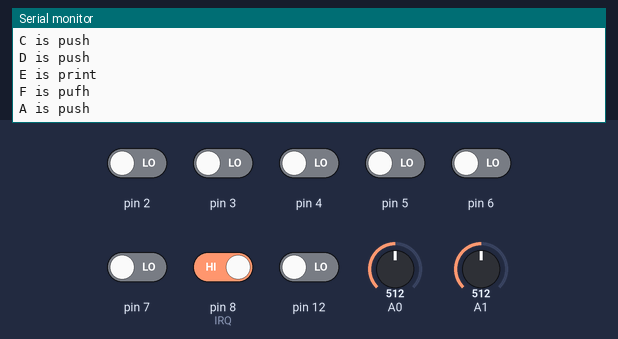
Recording of a sketch running on a simulated Arduino Uno, built with avr-gcc and run on an emulated ATmega328P. On the bench: the last lines printed to the serial monitor. The test bench sets the inputs (shaded band); at power-on: pin 8 (IRQ) HIGH, pin 2–7, pin 12 LOW, A0 = 512, A1 = 512.

Above: at 1.2 s.
1.3 s: A0 set to 637
4.3 s: A0 set to 659
At 5.2 s:
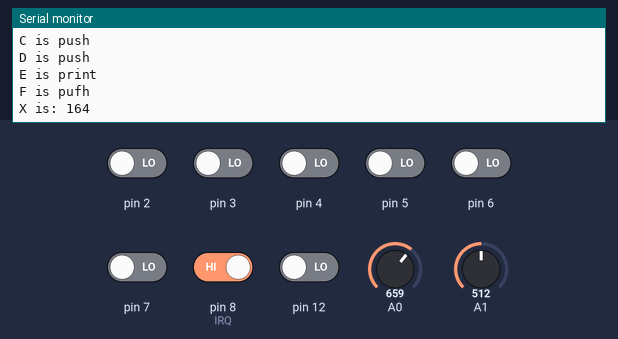
5.9 s: A1 set to 636
At 6.7 s:
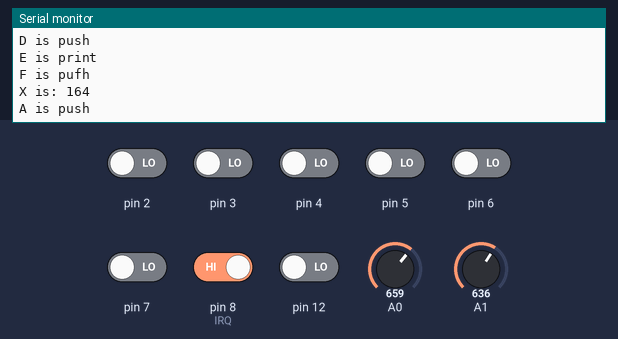
7.4 s: A1 set to 651
At 8.2 s:
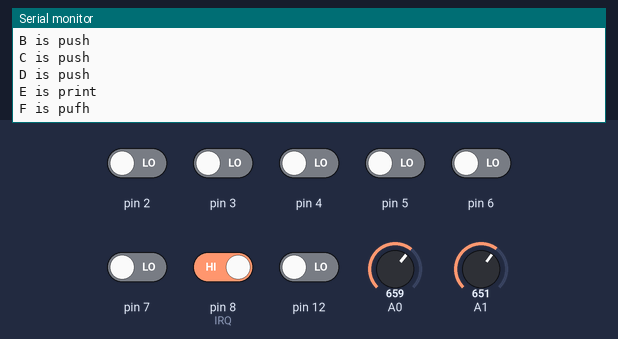

The sketch:

transmit.ino
```cpp
//*******预定义指令********
#define READ_REG 0x00
#define WRITE_REG 0x20
#define RD_RX_PLOAD 0x61
#define WR_TX_PLOAD 0xA0
#define FLUSH_TX 0xE1
#define FLUSH_RX 0xE2
#define REUSE_TX_PL 0xE3
#define NOP 0xFF
//*********中断标志位**********
#define RX_DR 0x40
#define TX_DS 0x20
#define MAX_RT 0x10
//########寄存器地址***********
#define CONFIG 0x00
#define EN_AA 0x01
#define EN_RXADDR 0x02
#define SETUP_AW 0x03
#define SETUP_RETR 0x04
#define RF_CH 0x05
#define RF_SETUP 0x06
#define STATUS 0x07
#define OBSERVE_TX 0x08
#define CD 0x09
#define RX_ADDR_P0 0x0A
#define RX_ADDR_P1 0x0B
#define RX_ADDR_P2 0x0C
#define RX_ADDR_P3 0x0D
#define RX_ADDR_P4 0x0E
#define RX_ADDR_P5 0x0F
#define TX_ADDR 0x10
#define RX_PW_P0 0x11
#define RX_PW_P1 0x12
#define RX_PW_P2 0x13
#define RX_PW_P3 0x14
#define RX_PW_P4 0x15
#define RX_PW_P5 0x16
#define FIFO_STATUS 0x17
//**************引脚定义************
#define IRQ 8
#define CE 9
#define CSN 10
//**************数据宽度定义*********
#define TX_ADR_WIDTH 5
#define TX_PLOAD_WIDTH 32
//*************扩展版数据读取定义*****
#define X analogRead(0)/4 //水平移动信号x
#define Y analogRead(1)/4 //竖直移动信号y
#define A digitalRead(2)  //A按键SW1
#define B digitalRead(3)  //B按键SW2
#define C digitalRead(4)  //C按键SW3
#define D digitalRead(5)  //D按键SW4
#define E digitalRead(6)  //按下E
#define F digitalRead(7)  //按下F
#define KEY digitalRead(8) //按下KEY

byte TX_ADDRESS[TX_ADR_WIDTH] =
{
  0x34, 0x43, 0x10, 0x10, 0x01 //模块发送区地址定义
};
byte tx_buf[TX_PLOAD_WIDTH];  //定义存放发送的数据包数组，宽带为32个字节

void setup()
{
  // put your setup code here, to run once:
  pinMode(CE, OUTPUT);
  pinMode(CSN, OUTPUT);
  pinMode(MOSI, OUTPUT);
  pinMode(MISO, INPUT);
  pinMode(IRQ, INPUT);
  pinMode(SCK, OUTPUT);
  Serial.begin(9600);
  init_nrf24l01();
  byte status = SPI_Read(STATUS);
  Serial.print("********TX_MODE_START************");
  Serial.print("status = ");
  Serial.println(status, HEX);
  TX_Mode();
}


void loop()
{
  // put your main code here, to run repeatedly:
  tx_buf[0] = X;
  tx_buf[1] = Y;
  if (A == 0)
  {
    tx_buf[2] = 0xFF; //判断按钮是否按下，按下发送0xFF,否则发送0
    Serial.print("A is push\n");
  }
  else tx_buf[2] = 0;
  if (B == 0)
  {
    tx_buf[3] = 0xFF;
    Serial.print("B is push\n");
  }
  else tx_buf[3] = 0;
  if (C == 0)
  {
    tx_buf[4] = 0xFF;
    Serial.print("C is push\n");
  }
  else tx_buf[4] = 0;
  if (D == 0)
  {
    tx_buf[5] = 0xFF;
    Serial.print("D is push\n");
  }
  else tx_buf[5] = 0;
  if (E == 0)
  {
    tx_buf[6] = 0xFF;
    Serial.print("E is print\n");
  }
  if (F == 0)
  {
    tx_buf[7] = 0xFF;
    Serial.print("F is pufh\n");
  }
  if (KEY == 0)
  {
    tx_buf[6] = 0xFF;
    Serial.print("KEY is push\n");
  }
  TX_DATA();  //发送数据包
  if (X > 160 || X < 10)
  {
    Serial.print("X is: ");
    Serial.println(X);
  }
  if (Y > 160 || Y < 10)
  {
    Serial.print("Y is: ");
    Serial.println(Y);
  }

}
//*************模块引脚初始化************
void init_nrf24l01()
{
  digitalWrite(IRQ, 0);
  digitalWrite(CE, 0);
  digitalWrite(CSN, 1);
  Serial.print("init\n");
}

//*************SPI读写操作，单字节读取以及写入
byte SPI_RW(unsigned char Byte)
{
  byte i;
  for (int i = 0; i < 8; i++)
  {
    if (Byte & 0x80)
    {
      digitalWrite(MOSI, 1);
    }
    else
    {
      digitalWrite(MOSI, 0);
    }
    digitalWrite(SCK, 1);
    Byte <<= 1;
    if (digitalRead(MISO) == 1)
    {
      Byte |= 1;
    }
    digitalWrite(SCK, 0);
  }
  return Byte;
}

//************SPI写寄存器函数，带寄存器地址参数和数据参数******
byte SPI_RW_Reg(byte reg, byte value)
{
  byte status;  //状态变量
  digitalWrite(CSN, 0); //拉低CSN，开始SPI通信
  status = SPI_RW(reg); //选取寄存器
  SPI_RW(value);  //向寄存器写入数据
  digitalWrite(CSN, 1);
  return (status);
}

//************SPI读寄存器操作***************
byte SPI_Read(byte reg)
{
  byte reg_val; //定义寄存器返回值形参
  digitalWrite(CSN, 0);
  SPI_RW(reg);
  reg_val = SPI_RW(0);  //给形参Byte赋初值
  digitalWrite(CSN, 1);
  return reg_val;
}

//************SPI读数据包操作，带寄存器地址，存数据包数组名，需要读取的字节个数*****
byte SPI_Read_Buf(byte reg, byte *pBuf, byte bytes)
{
  byte status, i;
  digitalWrite(CSN, 0);
  status = SPI_RW(reg);
  for (int i = 0; i < bytes; i++)
  {
    pBuf[i] = SPI_RW(0);
  }
  digitalWrite(CSN, 1);
  return status;
}

//***********SPI写数据包操作。带据存起地址，写入数据包数组名，需要写入的字节个数三个实参*****
byte SPI_Write_Buf(byte reg, byte *pBuf, byte bytes)
{
  byte status, i;
  digitalWrite(CSN, 0);
  status = SPI_RW(reg); //写寄存器地址，读寄存器状态值
  for (i = 0; i < bytes; i++)
  {
    SPI_RW(*pBuf++);  //数组内的数值一次送入模块数据发送缓冲区待发
  }
  digitalWrite(CSN, 1);
  return status;
}

void TX_DATA()
{
  byte status;    //定义寄存器状态形参
  status = SPI_Read(STATUS);  //定义寄存器状态形参
  if (status & TX_DS)
  {
    SPI_RW_Reg(FLUSH_TX, 0); //  清空TX_FIFO寄存器，准备写下一个数据包
    SPI_Write_Buf(WR_TX_PLOAD, tx_buf, TX_PLOAD_WIDTH); //写入代发数据包
  }
  if (status & MAX_RT)
  {
    SPI_RW_Reg(FLUSH_TX, 0);
    SPI_Write_Buf(WR_TX_PLOAD, tx_buf, TX_PLOAD_WIDTH);
  }
  SPI_RW_Reg(WRITE_REG + STATUS, status);
  delay(20);
}

void TX_Mode()
{
  digitalWrite(CE, 0);
  SPI_Write_Buf(WRITE_REG + TX_ADDR, TX_ADDRESS, TX_ADR_WIDTH);
  SPI_Write_Buf(WRITE_REG + RX_ADDR_P0, TX_ADDRESS, TX_ADR_WIDTH);
  SPI_RW_Reg(WRITE_REG + EN_AA, 0x01); //开启数据通道0自动应答
  SPI_RW_Reg(WRITE_REG + EN_RXADDR, 0x01); //开启数据通道
  SPI_RW_Reg(WRITE_REG + CONFIG, 0x0E); //设置发射模式
  SPI_RW_Reg(WRITE_REG + RF_CH, 40); //设置发射频率
  SPI_RW_Reg(WRITE_REG + RF_SETUP, 0x07); //设置发送速率2Mb/s,发射功率0dbm
  SPI_RW_Reg(WRITE_REG + SETUP_RETR, 0x1A); //设置自动重发时间间隔500+86us
  SPI_Write_Buf(WR_TX_PLOAD, tx_buf, TX_PLOAD_WIDTH);
  digitalWrite(CE, 1); //拉高CE线，产生上升沿，模块进入发射模式
}
```

Measured:
- the behaviour switches between 643 and 644 on A0 (found by bisection; images 0 and 1)
- the behaviour switches between 643 and 644 on A1 (found by bisection; images 2 and 3)
- after the input at 4.3 s, the serial monitor: prints a new line after 0.07 s (image 1)
- after the input at 7.4 s, the serial monitor: prints a new line after 0.12 s (image 3)
